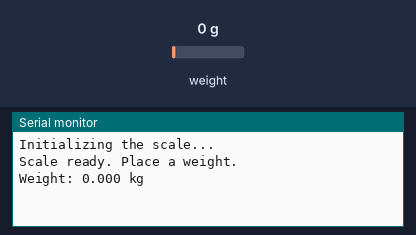
This sketch was run on a simulated ESP32. Parts: the last lines printed to the serial monitor. The inputs (shaded band) are chosen by the test bench; at power-on: weight on the scale 0 g.

Above: at 3.2 s.
3.3 s: weight on the scale set to 100 g
At 5.6 s:
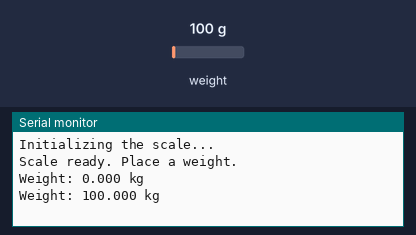
5.8 s: weight on the scale set to 1250 g
At 7.4 s:
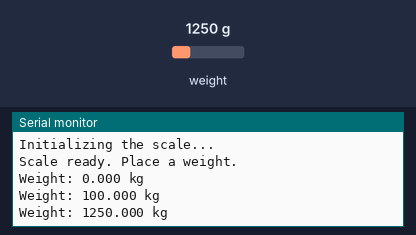
Timing chart, 0 to 8.9 s (numbered marks = the images above; inputs shaded):
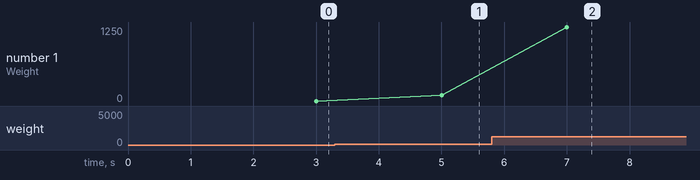

Measured:
- after the input at 3.3 s, the serial monitor: prints a new line after 1.7 s (image 1)
- after the input at 5.8 s, the serial monitor: prints a new line after 1.2 s (image 2)
- plotted number 1: 0 → 100 after the input at 3.3 s, 100 → 1250 after the input at 5.8 s

The sketch:

sketch.ino
```cpp
#include "HX711.h"

// Define HX711 pins
#define DT  16    // Data pin
#define SCK  4    // Clock pin

HX711 scale;

void setup() {
  Serial.begin(115200);
  scale.begin(DT, SCK);

  Serial.println("Initializing the scale...");
  delay(1000);

  scale.set_scale(420);      //  calibration factor yet

   scale.tare();          // Always tare with NO load on the scale

  Serial.println("Scale ready. Place a weight.");
}

void loop() {
  float weight = scale.get_units(10); // average over 10 readings
  Serial.print("Weight: ");
  Serial.print(weight, 3);            // show 2 decimal places
  Serial.println(" kg");
  delay(1000);
}
```
